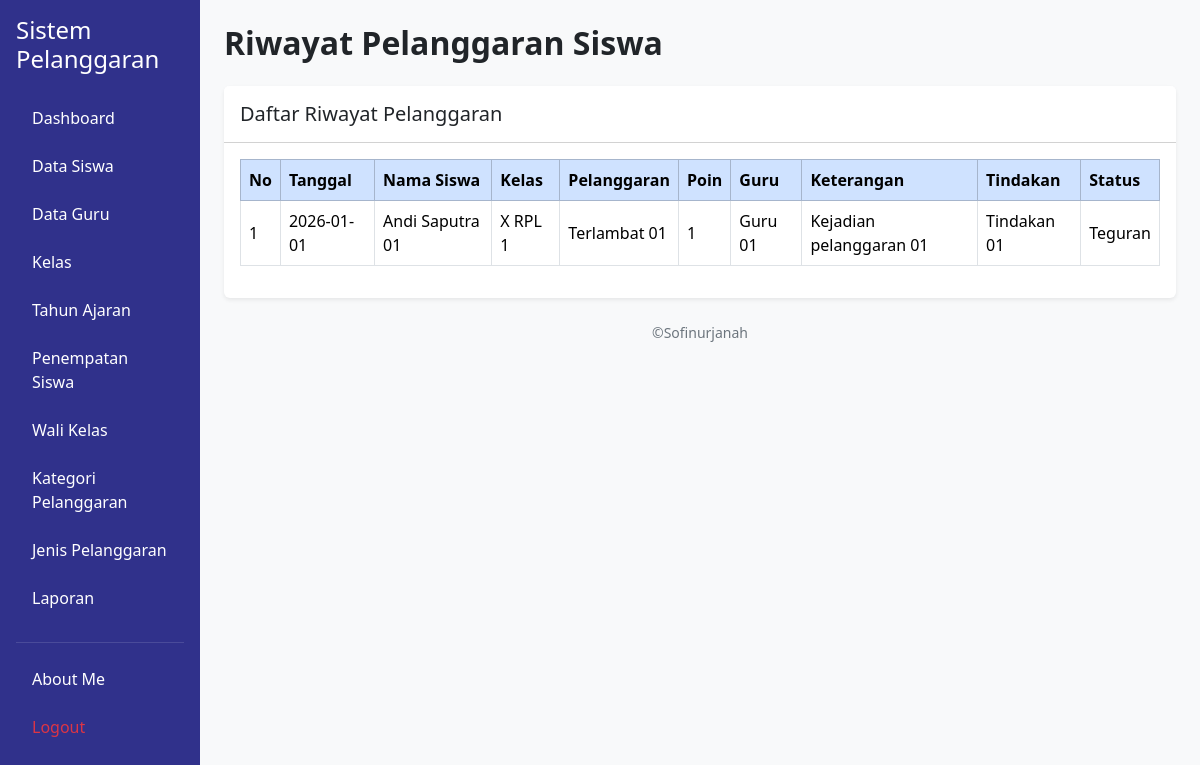
/riwayat_pelanggaran.php?nama_siswa=Andi Saputra  (signed in), run on an earlier commit of the app's database.
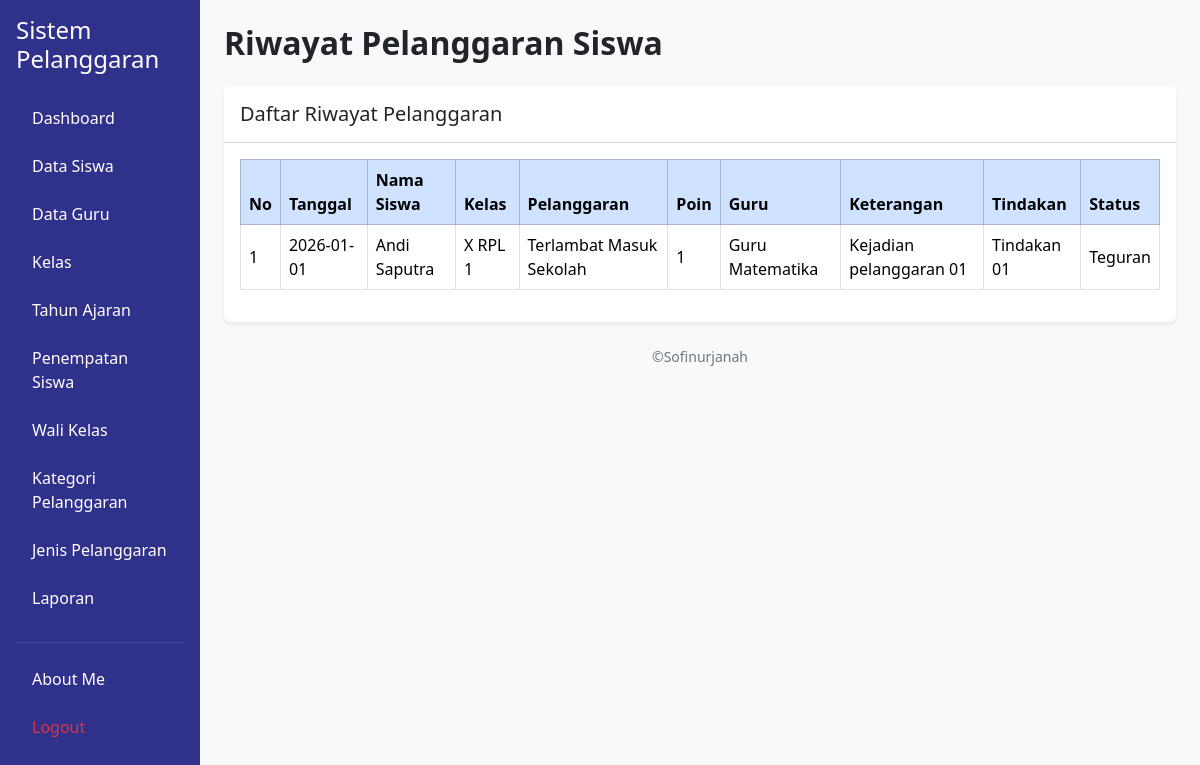
And on a later commit of the database.
### tables this page shows
CREATE TABLE `t_pelanggaran_siswa` (
  `id` int(11) NOT NULL,
  `tahun_ajaran_id` int(11) NOT NULL,
  `siswa_id` int(11) NOT NULL,
  `nama_siswa` varchar(150) NOT NULL,
  `kelas_id` int(11) NOT NULL,
  `nama_kelas` varchar(100) NOT NULL,
  `pelanggaran_id` int(11) NOT NULL,
  `nama_pelanggaran` varchar(150) NOT NULL,
  `pelanggaran_kategori_id` int(11) NOT NULL,
  `guru_id` int(11) NOT NULL,
  `nama_guru` varchar(150) NOT NULL,
  `tanggal` date NOT NULL,
  `keterangan` text NOT NULL,
  `poin` int(11) NOT NULL,
  `tindakan` text NOT NULL,
  `status` varchar(30) NOT NULL,
  `created_at` timestamp NOT NULL DEFAULT current_timestamp(),
  `updated_at` timestamp NOT NULL DEFAULT current_timestamp()
);

### riwayat_pelanggaran.php (the view, shortened to what the changed rows need)
<?php
include "config/koneksi.php";
$nama_siswa = isset($_GET['nama_siswa'])
    ? $_GET['nama_siswa']
    : "";
$where = "WHERE 1=1";
if ($nama_siswa != "") {
    $where .= " AND nama_siswa LIKE '%$nama_siswa%'";
}
$query = mysqli_query($koneksi, "
    SELECT *
    FROM t_pelanggaran_siswa
    $where
    ORDER BY tanggal DESC, nama_siswa ASC
");
?>
<!DOCTYPE html>
<html lang="id">
<head>
     <link
        href="https://cdn.jsdelivr.net/npm/bootstrap@5.3.8/dist/css/bootstrap.min.css"
        rel="stylesheet"
    >
    <link
        href="https://cdn.datatables.net/3.1.4/css/dataTables.dataTables.min.css"
        rel="stylesheet"
    >
</head>
<body class="bg-light">
<div class="container-fluid">
    <div class="row min-vh-100">
        <main class="col-md-9 col-lg-10 p-4">
            <div class="mb-4">
                <h2 class="fw-bold mb-1">
                    Riwayat Pelanggaran Siswa
                </h2>
            </div>
            <div class="card border-0 shadow-sm">
                <div class="card-body">
                    <div class="table-responsive">
                        <table
                            id="example"
                            class="table table-bordered table-hover align-middle"
                        >
                            <thead class="table-primary">
                                <tr>
                                    <th>No</th>
                                    <th>Tanggal</th>
                                    <th>Nama Siswa</th>
                                    <th>Kelas</th>
                                    <th>Pelanggaran</th>
                                    <th>Poin</th>
                                    <th>Guru</th>
                                    <th>Keterangan</th>
                                    <th>Tindakan</th>
                                    <th>Status</th>
                                </tr>
                            </thead>
                            <tbody>
                                <?php
                                $no = 1;
                                while ($row = mysqli_fetch_assoc($query)) {
                                ?>
                                    <tr>
                                        <td>
                                            <?php echo $no++; ?>
                                        </td>
                                        <td>
                                            <?php echo htmlspecialchars($row['tanggal']); ?>
                                        </td>
                                        <td>
                                            <?php echo htmlspecialchars($row['nama_siswa']); ?>
                                        </td>
                                        <td>
                                            <?php echo htmlspecialchars($row['nama_kelas']); ?>
                                        </td>
                                        <td>
                                            <?php echo htmlspecialchars($row['nama_pelanggaran']); ?>
                                        </td>
                                        <td>
                                            <?php echo htmlspecialchars($row['poin']); ?>
                                        </td>
                                        <td>
                                            <?php echo htmlspecialchars($row['nama_guru']); ?>
                                        </td>
                                        <td>
                                            <?php echo htmlspecialchars($row['keterangan']); ?>
                                        </td>
                                        <td>
                                            <?php echo htmlspecialchars($row['tindakan']); ?>
                                        </td>
                                        <td>
                                            <?php echo htmlspecialchars($row['status']); ?>
                                        </td>
                                    </tr>
                                <?php } ?>
                            </tbody>
                        </table>
                    </div>
                </div>
            </div>
        </main>
    </div>
</div>
</body>
</html>

What changed in the data, as far as the page shows it:
changed t_pelanggaran_siswa "X RPL 1": nama_siswa "Andi Saputra 01" → "Andi Saputra"; nama_pelanggaran "Terlambat 01" → "Terlambat Masuk Sekolah"; nama_guru "Guru 01" → "Guru Matematika"
